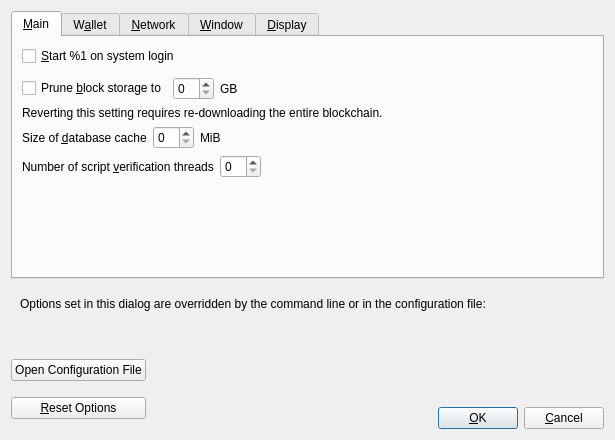
<?xml version="1.0" encoding="UTF-8"?>
<ui version="4.0">
 <class>OptionsDialog</class>
 <widget class="QDialog" name="OptionsDialog">
  <property name="geometry">
   <rect>
    <x>0</x>
    <y>0</y>
    <width>615</width>
    <height>440</height>
   </rect>
  </property>
  <property name="windowTitle">
   <string>Options</string>
  </property>
  <property name="modal">
   <bool>true</bool>
  </property>
  <layout class="QVBoxLayout" name="verticalLayout">
   <item>
    <widget class="QTabWidget" name="tabWidget">
     <property name="currentIndex">
      <number>0</number>
     </property>
     <widget class="QWidget" name="tabMain">
      <attribute name="title">
       <string>&amp;Main</string>
      </attribute>
      <layout class="QVBoxLayout" name="verticalLayout_Main">
       <item>
        <widget class="QCheckBox" name="bitcoinAtStartup">
         <property name="toolTip">
          <string>Automatically start %1 after logging in to the system.</string>
         </property>
         <property name="text">
          <string>&amp;Start %1 on system login</string>
         </property>
        </widget>
       </item>
       <item>
        <spacer name="horizontalSpacer_0_Main">
         <property name="orientation">
          <enum>Qt::Horizontal</enum>
         </property>
         <property name="sizeHint" stdset="0">
          <size>
           <width>40</width>
           <height>5</height>
          </size>
         </property>
        </spacer>
       </item>
       <item>
        <layout class="QHBoxLayout" name="horizontalLayout_Main_Prune">
         <item>
          <widget class="QCheckBox" name="prune">
           <property name="toolTip">
            <string>Disables some advanced features but all blocks will still be fully validated. Reverting this setting requires re-downloading the entire blockchain. Actual disk usage may be somewhat higher.</string>
           </property>
           <property name="text">
            <string>Prune &amp;block storage to</string>
           </property>
          </widget>
         </item>
         <item>
          <widget class="QSpinBox" name="pruneSize"/>
         </item>
         <item>
          <widget class="QLabel" name="pruneSizeUnitLabel">
           <property name="text">
            <string>GB</string>
           </property>
           <property name="textFormat">
            <enum>Qt::PlainText</enum>
           </property>
          </widget>
         </item>
         <item>
          <spacer name="horizontalSpacer_Main_Prune">
           <property name="orientation">
            <enum>Qt::Horizontal</enum>
           </property>
           <property name="sizeHint" stdset="0">
            <size>
             <width>40</width>
             <height>20</height>
            </size>
           </property>
          </spacer>
         </item>
        </layout>
       </item>
       <item>
        <widget class="QLabel" name="pruneWarning">
         <property name="text">
          <string>Reverting this setting requires re-downloading the entire blockchain.</string>
         </property>
         <property name="textFormat">
          <enum>Qt::PlainText</enum>
         </property>
        </widget>
       </item>
       <item>
        <layout class="QHBoxLayout" name="horizontalLayout_2_Main">
         <item>
          <widget class="QLabel" name="databaseCacheLabel">
           <property name="text">
            <string>Size of &amp;database cache</string>
           </property>
           <property name="textFormat">
            <enum>Qt::PlainText</enum>
           </property>
           <property name="buddy">
            <cstring>databaseCache</cstring>
           </property>
          </widget>
         </item>
         <item>
          <widget class="QSpinBox" name="databaseCache"/>
         </item>
         <item>
          <widget class="QLabel" name="databaseCacheUnitLabel">
           <property name="text">
            <string>MiB</string>
           </property>
           <property name="textFormat">
            <enum>Qt::PlainText</enum>
           </property>
          </widget>
         </item>
         <item>
          <spacer name="horizontalSpacer_2_Main">
           <property name="orientation">
            <enum>Qt::Horizontal</enum>
           </property>
           <property name="sizeHint" stdset="0">
            <size>
             <width>40</width>
             <height>20</height>
            </size>
           </property>
          </spacer>
         </item>
        </layout>
       </item>
       <item>
        <layout class="QHBoxLayout" name="horizontalLayout_Main_VerifyLabel">
         <item>
          <widget class="QLabel" name="threadsScriptVerifLabel">
           <property name="text">
            <string>Number of script &amp;verification threads</string>
           </property>
           <property name="textFormat">
            <enum>Qt::PlainText</enum>
           </property>
           <property name="buddy">
            <cstring>threadsScriptVerif</cstring>
           </property>
          </widget>
         </item>
         <item>
          <widget class="QSpinBox" name="threadsScriptVerif">
           <property name="toolTip">
            <string>(0 = auto, &lt;0 = leave that many cores free)</string>
           </property>
          </widget>
         </item>
         <item>
          <spacer name="horizontalSpacer_Main_Threads">
           <property name="orientation">
            <enum>Qt::Horizontal</enum>
           </property>
           <property name="sizeHint" stdset="0">
            <size>
             <width>40</width>
             <height>20</height>
            </size>
           </property>
          </spacer>
         </item>
        </layout>
       </item>
       <item>
        <spacer name="verticalSpacer_Main">
         <property name="orientation">
          <enum>Qt::Vertical</enum>
         </property>
         <property name="sizeHint" stdset="0">
          <size>
           <width>20</width>
           <height>40</height>
          </size>
         </property>
        </spacer>
       </item>
      </layout>
     </widget>
     <widget class="QWidget" name="tabWallet">
      <attribute name="title">
       <string>W&amp;allet</string>
      </attribute>
      <layout class="QVBoxLayout" name="verticalLayout_Wallet">
       <item>
        <widget class="QGroupBox" name="groupBox">
         <property name="title">
          <string>Expert</string>
         </property>
         <layout class="QVBoxLayout" name="verticalLayout_2">
          <item>
           <widget class="QCheckBox" name="coinControlFeatures">
            <property name="toolTip">
             <string>Whether to show coin control features or not.</string>
            </property>
            <property name="text">
             <string>Enable coin &amp;control features</string>
            </property>
           </widget>
          </item>
          <item>
           <widget class="QCheckBox" name="spendZeroConfChange">
            <property name="toolTip">
             <string>If you disable the spending of unconfirmed change, the change from a transaction cannot be used until that transaction has at least one confirmation. This also affects how your balance is computed.</string>
            </property>
            <property name="text">
             <string>&amp;Spend unconfirmed change</string>
            </property>
           </widget>
          </item>
         </layout>
        </widget>
       </item>
       <item>
        <spacer name="verticalSpacer_Wallet">
         <property name="orientation">
          <enum>Qt::Vertical</enum>
         </property>
         <property name="sizeHint" stdset="0">
          <size>
           <width>20</width>
           <height>40</height>
          </size>
         </property>
        </spacer>
       </item>
      </layout>
     </widget>
     <widget class="QWidget" name="tabNetwork">
      <attribute name="title">
       <string>&amp;Network</string>
      </attribute>
      <layout class="QVBoxLayout" name="verticalLayout_Network">
       <item>
        <widget class="QCheckBox" name="mapPortUpnp">
         <property name="toolTip">
          <string>Automatically open the Fermat client port on the router. This only works when your router supports UPnP and it is enabled.</string>
         </property>
         <property name="text">
          <string>Map port using &amp;UPnP</string>
         </property>
        </widget>
       </item>
       <item>
        <widget class="QCheckBox" name="allowIncoming">
         <property name="toolTip">
          <string>Accept connections from outside.</string>
         </property>
         <property name="text">
          <string>Allow incomin&amp;g connections</string>
         </property>
        </widget>
       </item>
       <item>
        <widget class="QCheckBox" name="connectSocks">
         <property name="toolTip">
          <string>Connect to the Fermat network through a SOCKS5 proxy.</string>
         </property>
         <property name="text">
          <string>&amp;Connect through SOCKS5 proxy (default proxy):</string>
         </property>
        </widget>
       </item>
       <item>
        <layout class="QHBoxLayout" name="horizontalLayout_1_Network">
         <item>
          <widget class="QLabel" name="proxyIpLabel">
           <property name="text">
            <string>Proxy &amp;IP:</string>
           </property>
           <property name="textFormat">
            <enum>Qt::PlainText</enum>
           </property>
           <property name="buddy">
            <cstring>proxyIp</cstring>
           </property>
          </widget>
         </item>
         <item>
          <widget class="QValidatedLineEdit" name="proxyIp">
           <property name="minimumSize">
            <size>
             <width>140</width>
             <height>0</height>
            </size>
           </property>
           <property name="maximumSize">
            <size>
             <width>140</width>
             <height>16777215</height>
            </size>
           </property>
           <property name="toolTip">
            <string>IP address of the proxy (e.g. IPv4: 127.0.0.1 / IPv6: ::1)</string>
           </property>
          </widget>
         </item>
         <item>
          <widget class="QLabel" name="proxyPortLabel">
           <property name="text">
            <string>&amp;Port:</string>
           </property>
           <property name="textFormat">
            <enum>Qt::PlainText</enum>
           </property>
           <property name="buddy">
            <cstring>proxyPort</cstring>
           </property>
          </widget>
         </item>
         <item>
          <widget class="QLineEdit" name="proxyPort">
           <property name="minimumSize">
            <size>
             <width>55</width>
             <height>0</height>
            </size>
           </property>
           <property name="maximumSize">
            <size>
             <width>55</width>
             <height>16777215</height>
            </size>
           </property>
           <property name="toolTip">
            <string>Port of the proxy (e.g. 9050)</string>
           </property>
          </widget>
         </item>
         <item>
          <spacer name="horizontalSpacer_1_Network">
           <property name="orientation">
            <enum>Qt::Horizontal</enum>
           </property>
           <property name="sizeHint" stdset="0">
            <size>
             <width>40</width>
             <height>20</height>
            </size>
           </property>
          </spacer>
         </item>
        </layout>
       </item>
       <item>
        <layout class="QHBoxLayout" name="horizontalLayout_2_Network">
         <item>
          <widget class="QLabel" name="proxyActiveNets">
           <property name="text">
            <string>Used for reaching peers via:</string>
           </property>
           <property name="textFormat">
            <enum>Qt::PlainText</enum>
           </property>
          </widget>
         </item>
         <item>
          <widget class="QCheckBox" name="proxyReachIPv4">
           <property name="enabled">
            <bool>false</bool>
           </property>
           <property name="toolTip">
            <string>Shows if the supplied default SOCKS5 proxy is used to reach peers via this network type.</string>
           </property>
           <property name="text">
            <string/>
           </property>
          </widget>
         </item>
         <item>
          <widget class="QLabel" name="proxyReachIPv4Label">
           <property name="text">
            <string>IPv4</string>
           </property>
           <property name="textFormat">
            <enum>Qt::PlainText</enum>
           </property>
          </widget>
         </item>
         <item>
          <widget class="QCheckBox" name="proxyReachIPv6">
           <property name="enabled">
            <bool>false</bool>
           </property>
           <property name="toolTip">
            <string>Shows if the supplied default SOCKS5 proxy is used to reach peers via this network type.</string>
           </property>
           <property name="text">
            <string/>
           </property>
          </widget>
         </item>
         <item>
          <widget class="QLabel" name="proxyReachIPv6Label">
           <property name="text">
            <string>IPv6</string>
           </property>
           <property name="textFormat">
            <enum>Qt::PlainText</enum>
           </property>
          </widget>
         </item>
         <item>
          <widget class="QCheckBox" name="proxyReachTor">
           <property name="enabled">
            <bool>false</bool>
           </property>
           <property name="toolTip">
            <string>Shows if the supplied default SOCKS5 proxy is used to reach peers via this network type.</string>
           </property>
           <property name="text">
            <string/>
           </property>
          </widget>
         </item>
         <item>
          <widget class="QLabel" name="proxyReachTorLabel">
           <property name="text">
            <string>Tor</string>
           </property>
           <property name="textFormat">
            <enum>Qt::PlainText</enum>
           </property>
          </widget>
         </item>
         <item>
          <spacer name="horizontalSpacer_2_Network">
           <property name="orientation">
            <enum>Qt::Horizontal</enum>
           </property>
           <property name="sizeHint" stdset="0">
            <size>
             <width>40</width>
             <height>20</height>
            </size>
           </property>
          </spacer>
         </item>
        </layout>
       </item>
       <item>
        <widget class="QCheckBox" name="connectSocksTor">
         <property name="toolTip">
          <string>Connect to the Fermat network through a separate SOCKS5 proxy for Tor hidden services.</string>
         </property>
         <property name="text">
          <string>Use separate SOCKS&amp;5 proxy to reach peers via Tor hidden services:</string>
         </property>
        </widget>
       </item>
       <item>
        <layout class="QHBoxLayout" name="horizontalLayout_3_Network">
         <item>
          <widget class="QLabel" name="proxyIpTorLabel">
           <property name="text">
            <string>Proxy &amp;IP:</string>
           </property>
           <property name="textFormat">
            <enum>Qt::PlainText</enum>
           </property>
           <property name="buddy">
            <cstring>proxyIpTor</cstring>
           </property>
          </widget>
         </item>
         <item>
          <widget class="QValidatedLineEdit" name="proxyIpTor">
           <property name="minimumSize">
            <size>
             <width>140</width>
             <height>0</height>
            </size>
           </property>
           <property name="maximumSize">
            <size>
             <width>140</width>
             <height>16777215</height>
            </size>
           </property>
           <property name="toolTip">
            <string>IP address of the proxy (e.g. IPv4: 127.0.0.1 / IPv6: ::1)</string>
           </property>
          </widget>
         </item>
         <item>
          <widget class="QLabel" name="proxyPortTorLabel">
           <property name="text">
            <string>&amp;Port:</string>
           </property>
           <property name="textFormat">
            <enum>Qt::PlainText</enum>
           </property>
           <property name="buddy">
            <cstring>proxyPortTor</cstring>
           </property>
          </widget>
         </item>
         <item>
          <widget class="QLineEdit" name="proxyPortTor">
           <property name="minimumSize">
            <size>
             <width>55</width>
             <height>0</height>
            </size>
           </property>
           <property name="maximumSize">
            <size>
             <width>55</width>
             <height>16777215</height>
            </size>
           </property>
           <property name="toolTip">
            <string>Port of the proxy (e.g. 9050)</string>
           </property>
          </widget>
         </item>
         <item>
          <spacer name="horizontalSpacer_4_Network">
           <property name="orientation">
            <enum>Qt::Horizontal</enum>
           </property>
           <property name="sizeHint" stdset="0">
            <size>
             <width>40</width>
             <height>20</height>
            </size>
           </property>
          </spacer>
         </item>
        </layout>
       </item>
       <item>
        <spacer name="verticalSpacer_Network">
         <property name="orientation">
          <enum>Qt::Vertical</enum>
         </property>
         <property name="sizeHint" stdset="0">
          <size>
           <width>20</width>
           <height>40</height>
          </size>
         </property>
        </spacer>
       </item>
      </layout>
     </widget>
     <widget class="QWidget" name="tabWindow">
      <attribute name="title">
       <string>&amp;Window</string>
      </attribute>
      <layout class="QVBoxLayout" name="verticalLayout_Window">
       <item>
        <widget class="QCheckBox" name="hideTrayIcon">
         <property name="toolTip">
          <string>Hide the icon from the system tray.</string>
         </property>
         <property name="text">
          <string>&amp;Hide tray icon</string>
         </property>
        </widget>
       </item>
       <item>
        <widget class="QCheckBox" name="minimizeToTray">
         <property name="toolTip">
          <string>Show only a tray icon after minimizing the window.</string>
         </property>
         <property name="text">
          <string>&amp;Minimize to the tray instead of the taskbar</string>
         </property>
        </widget>
       </item>
       <item>
        <widget class="QCheckBox" name="minimizeOnClose">
         <property name="toolTip">
          <string>Minimize instead of exit the application when the window is closed. When this option is enabled, the application will be closed only after selecting Exit in the menu.</string>
         </property>
         <property name="text">
          <string>M&amp;inimize on close</string>
         </property>
        </widget>
       </item>
       <item>
        <spacer name="verticalSpacer_Window">
         <property name="orientation">
          <enum>Qt::Vertical</enum>
         </property>
         <property name="sizeHint" stdset="0">
          <size>
           <width>20</width>
           <height>40</height>
          </size>
         </property>
        </spacer>
       </item>
      </layout>
     </widget>
     <widget class="QWidget" name="tabDisplay">
      <attribute name="title">
       <string>&amp;Display</string>
      </attribute>
      <layout class="QVBoxLayout" name="verticalLayout_Display">
       <item>
        <layout class="QHBoxLayout" name="horizontalLayout_1_Display">
         <item>
          <widget class="QLabel" name="langLabel">
           <property name="text">
            <string>User Interface &amp;language:</string>
           </property>
           <property name="textFormat">
            <enum>Qt::PlainText</enum>
           </property>
           <property name="buddy">
            <cstring>lang</cstring>
           </property>
          </widget>
         </item>
         <item>
          <widget class="QValueComboBox" name="lang">
           <property name="toolTip">
            <string>The user interface language can be set here. This setting will take effect after restarting %1.</string>
           </property>
          </widget>
         </item>
        </layout>
       </item>
       <item>
        <layout class="QHBoxLayout" name="horizontalLayout_2_Display">
         <item>
          <widget class="QLabel" name="unitLabel">
           <property name="text">
            <string>&amp;Unit to show amounts in:</string>
           </property>
           <property name="textFormat">
            <enum>Qt::PlainText</enum>
           </property>
           <property name="buddy">
            <cstring>unit</cstring>
           </property>
          </widget>
         </item>
         <item>
          <widget class="QValueComboBox" name="unit">
           <property name="toolTip">
            <string>Choose the default subdivision unit to show in the interface and when sending coins.</string>
           </property>
          </widget>
         </item>
        </layout>
       </item>
       <item>
        <layout class="QHBoxLayout" name="horizontalLayout_3_Display">
         <item>
          <widget class="QLabel" name="thirdPartyTxUrlsLabel">
           <property name="toolTip">
            <string>Third party URLs (e.g. a block explorer) that appear in the transactions tab as context menu items. %s in the URL is replaced by transaction hash. Multiple URLs are separated by vertical bar |.</string>
           </property>
           <property name="text">
            <string>&amp;Third party transaction URLs</string>
           </property>
           <property name="buddy">
            <cstring>thirdPartyTxUrls</cstring>
           </property>
          </widget>
         </item>
         <item>
          <widget class="QLineEdit" name="thirdPartyTxUrls">
           <property name="toolTip">
            <string>Third party URLs (e.g. a block explorer) that appear in the transactions tab as context menu items. %s in the URL is replaced by transaction hash. Multiple URLs are separated by vertical bar |.</string>
           </property>
          </widget>
         </item>
        </layout>
       </item>
       <item>
        <spacer name="verticalSpacer_Display">
         <property name="orientation">
          <enum>Qt::Vertical</enum>
         </property>
         <property name="sizeHint" stdset="0">
          <size>
           <width>20</width>
           <height>40</height>
          </size>
         </property>
        </spacer>
       </item>
      </layout>
     </widget>
    </widget>
   </item>
   <item>
    <widget class="QFrame" name="frame">
     <layout class="QVBoxLayout" name="verticalLayout_Bottom">
      <item>
       <layout class="QHBoxLayout" name="horizontalLayout_Bottom">
        <item>
         <widget class="QLabel" name="overriddenByCommandLineInfoLabel">
          <property name="text">
           <string>Options set in this dialog are overridden by the command line or in the configuration file:</string>
          </property>
          <property name="textFormat">
           <enum>Qt::PlainText</enum>
          </property>
         </widget>
        </item>
        <item>
         <spacer name="horizontalSpacer_Bottom">
          <property name="orientation">
           <enum>Qt::Horizontal</enum>
          </property>
          <property name="sizeHint" stdset="0">
           <size>
            <width>40</width>
            <height>20</height>
           </size>
          </property>
         </spacer>
        </item>
       </layout>
      </item>
      <item>
       <widget class="QLabel" name="overriddenByCommandLineLabel">
        <property name="text">
         <string/>
        </property>
        <property name="textFormat">
         <enum>Qt::PlainText</enum>
        </property>
        <property name="wordWrap">
         <bool>true</bool>
        </property>
       </widget>
      </item>
     </layout>
    </widget>
   </item>
   <item>
    <layout class="QHBoxLayout" name="horizontalLayout_Buttons">
     <item>
      <layout class="QVBoxLayout" name="verticalLayout_Buttons">
       <item>
        <widget class="QPushButton" name="openBitcoinConfButton">
         <property name="toolTip">
          <string>Open the %1 configuration file from the working directory.</string>
         </property>
         <property name="text">
          <string>Open Configuration File</string>
         </property>
         <property name="autoDefault">
          <bool>false</bool>
         </property>
        </widget>
       </item>
       <item>
        <widget class="QPushButton" name="resetButton">
         <property name="toolTip">
          <string>Reset all client options to default.</string>
         </property>
         <property name="text">
          <string>&amp;Reset Options</string>
         </property>
         <property name="autoDefault">
          <bool>false</bool>
         </property>
        </widget>
       </item>
      </layout>
     </item>
     <item>
      <spacer name="horizontalSpacer_1">
       <property name="orientation">
        <enum>Qt::Horizontal</enum>
       </property>
       <property name="sizeHint" stdset="0">
        <size>
         <width>40</width>
         <height>48</height>
        </size>
       </property>
      </spacer>
     </item>
     <item>
      <widget class="QLabel" name="statusLabel">
       <property name="minimumSize">
        <size>
         <width>200</width>
         <height>0</height>
        </size>
       </property>
       <property name="font">
        <font>
         <weight>75</weight>
         <bold>true</bold>
        </font>
       </property>
       <property name="text">
        <string/>
       </property>
       <property name="textFormat">
        <enum>Qt::PlainText</enum>
       </property>
       <property name="wordWrap">
        <bool>true</bool>
       </property>
      </widget>
     </item>
     <item>
      <spacer name="horizontalSpacer_2">
       <property name="orientation">
        <enum>Qt::Horizontal</enum>
       </property>
       <property name="sizeHint" stdset="0">
        <size>
         <width>40</width>
         <height>48</height>
        </size>
       </property>
      </spacer>
     </item>
     <item>
      <layout class="QVBoxLayout" name="verticalLayout_4">
       <item>
        <spacer name="verticalSpacer">
         <property name="orientation">
          <enum>Qt::Vertical</enum>
         </property>
         <property name="sizeHint" stdset="0">
          <size>
           <width>20</width>
           <height>40</height>
          </size>
         </property>
        </spacer>
       </item>
       <item>
        <layout class="QHBoxLayout" name="horizontalLayout">
         <item>
          <widget class="QPushButton" name="okButton">
           <property name="text">
            <string>&amp;OK</string>
           </property>
           <property name="autoDefault">
            <bool>false</bool>
           </property>
           <property name="default">
            <bool>true</bool>
           </property>
          </widget>
         </item>
         <item>
          <widget class="QPushButton" name="cancelButton">
           <property name="text">
            <string>&amp;Cancel</string>
           </property>
           <property name="autoDefault">
            <bool>false</bool>
           </property>
          </widget>
         </item>
        </layout>
       </item>
      </layout>
     </item>
    </layout>
   </item>
  </layout>
 </widget>
 <customwidgets>
  <customwidget>
   <class>QValidatedLineEdit</class>
   <extends>QLineEdit</extends>
   <header>qt/qvalidatedlineedit.h</header>
  </customwidget>
  <customwidget>
   <class>QValueComboBox</class>
   <extends>QComboBox</extends>
   <header>qt/qvaluecombobox.h</header>
  </customwidget>
 </customwidgets>
 <resources/>
 <connections/>
</ui>
